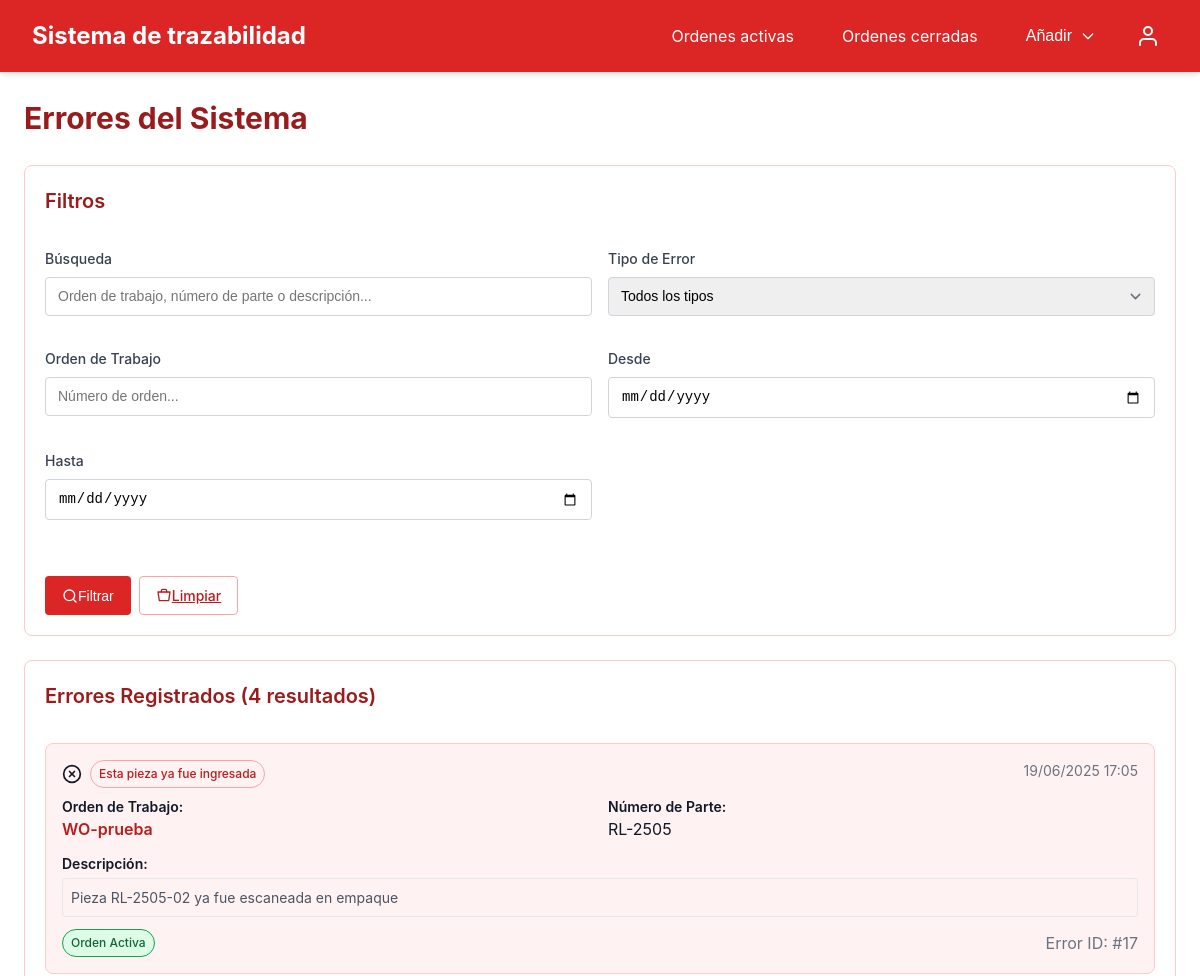
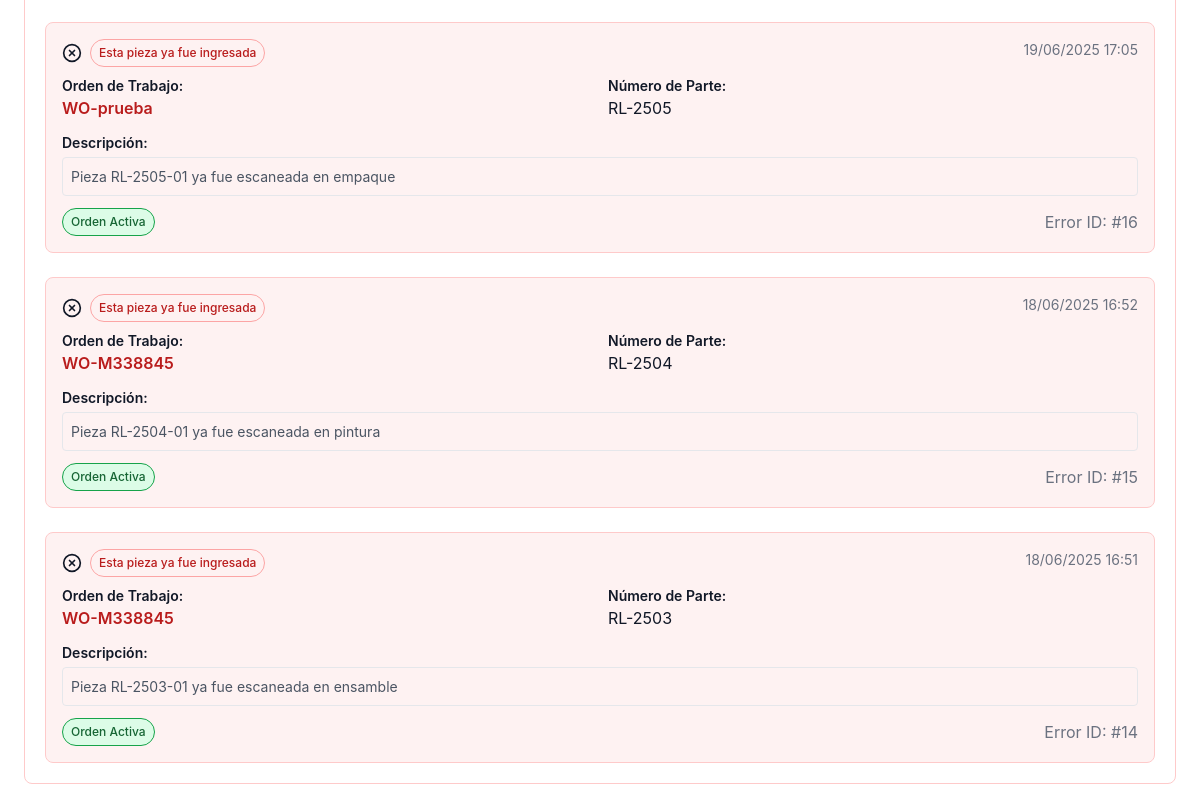
/errores/ (signed in), run on the app's committed database (2 pictures, top to bottom).
### system/models.py (models this page shows, shortened)
class Errors(models.Model):
    ERROR_CHOICES = [
        ('exceeded_limit', 'Excedió el límite de piezas en esta celda'),
        ('missing_parts', 'Faltan piezas en esta celda'),
        ('already_entered', 'Esta pieza ya fue ingresada'),
        ('wrong_work_order', 'Esta pieza no pertenece a esta orden de trabajo'),
        ('wrong_cell', 'Esta pieza no debería estar aún en esta celda'),
    ]
    workorders = models.ForeignKey(WorkOrders, on_delete=models.CASCADE, related_name='errors')
    items = models.ForeignKey(Items, on_delete=models.CASCADE, related_name='errors')
    error = models.CharField(max_length=20, choices=ERROR_CHOICES)
    pub_date = models.DateTimeField(default=timezone.now)
    description = models.TextField(blank=True)
    class Meta:
        verbose_name_plural = "Errors"

class WorkOrders(models.Model):
    number = models.CharField(max_length=100, db_index=True)
    status = models.BooleanField(default=True)  # active or closed
    cells = models.ManyToManyField(Cells, related_name='workOrderItems')
    pub_date = models.DateTimeField(default=timezone.now)
    closed_date = models.DateTimeField(null=True, blank=True)
    closedBy = models.ForeignKey(User, on_delete=models.SET_NULL, null=True, blank=True)
    current_stage = models.CharField(
        max_length=10,
        choices=[('ensamble', 'Ensamble'), ('pintura', 'Pintura'), ('empaque', 'Empaque')],
        default='ensamble'
    )
    class Meta:
        verbose_name_plural = "Work Orders"

class Items(models.Model):
    part_number = models.CharField(max_length=100, unique=True)
    cells = models.ManyToManyField(Cells, related_name='items')
    class Meta:
        verbose_name_plural = "Items"

### system/views.py (the view)
# urls.py: path('errores/', errors_view, name='errors'),
def errors_view(request):
    errors_list = Errors.objects.select_related('workorders', 'items').order_by('-pub_date')
    search_query = request.GET.get('search', '')
    error_type = request.GET.get('error_type', '')
    date_from = request.GET.get('date_from', '')
    date_to = request.GET.get('date_to', '')
    work_order_filter = request.GET.get('work_order', '')
    if search_query:
        errors_list = errors_list.filter(
            Q(workorders__number__icontains=search_query) |
            Q(items__part_number__icontains=search_query) |
            Q(description__icontains=search_query)
        )
    if error_type:
        errors_list = errors_list.filter(error=error_type)
    if work_order_filter:
        errors_list = errors_list.filter(workorders__number__icontains=work_order_filter)
    if date_from:
        try:
            date_from_parsed = datetime.strptime(date_from, '%Y-%m-%d')
            errors_list = errors_list.filter(pub_date__date__gte=date_from_parsed.date())
        except ValueError:
            pass
    if date_to:
        try:
            date_to_parsed = datetime.strptime(date_to, '%Y-%m-%d')
            errors_list = errors_list.filter(pub_date__date__lte=date_to_parsed.date())
        except ValueError:
            pass
    paginator = Paginator(errors_list, 20)  # 20 errores por página
    page_number = request.GET.get('page')
    page_obj = paginator.get_page(page_number)
    total_errors = errors_list.count()
    today_errors = errors_list.filter(pub_date__date=timezone.now().date()).count()
    week_errors = errors_list.filter(pub_date__date__gte=timezone.now().date() - timedelta(days=7)).count()
    error_types = Errors.ERROR_CHOICES
    active_work_orders = WorkOrders.objects.filter(status=True).order_by('number')
    context = {
        'page_obj': page_obj,
        'total_errors': total_errors,
        'today_errors': today_errors,
        'week_errors': week_errors,
        'error_types': error_types,
        'active_work_orders': active_work_orders,
        'search_query': search_query,
        'error_type': error_type,
        'date_from': date_from,
        'date_to': date_to,
        'work_order_filter': work_order_filter,
    }
    return render(request, 'system/errors.html', context)

### system/templates/system/errors.html (shortened to what this page needs)
{% extends 'system/base.html' %}
{% block content %}
<div class="space-y">
    <div class="flex justify-between items-center">
        <h1 class="page-title">Errores del Sistema</h1>
    </div>
    <div class="card">
        <div class="card-header">
            <h2 class="card-title">Filtros</h2>
        </div>
        <div class="card-content">
            <form method="GET" class="space-y">
                <div class="grid grid-cols-2 gap-4">
                    <div class="form-group">
                        <label for="search" class="form-label">Búsqueda</label>
                        <input type="text"
                               id="search"
                               name="search"
                               class="form-control"
                               placeholder="Orden de trabajo, número de parte o descripción..."
                               value="{{ search_query }}">
                    </div>
                    <div class="form-group">
                        <label for="error_type" class="form-label">Tipo de Error</label>
                        <select id="error_type" name="error_type" class="form-control form-select">
                            <option value="">Todos los tipos</option>
                        </select>
                    </div>
                    <div class="form-group">
                        <label for="work_order" class="form-label">Orden de Trabajo</label>
                        <input type="text"
                               id="work_order"
                               name="work_order"
                               class="form-control"
                               placeholder="Número de orden..."
                               value="{{ work_order_filter }}">
                    </div>
                    <div class="form-group">
                        <label for="date_from" class="form-label">Desde</label>
                        <input type="date"
                               id="date_from"
                               name="date_from"
                               class="form-control"
                               value="{{ date_from }}">
                    </div>
                    <div class="form-group">
                        <label for="date_to" class="form-label">Hasta</label>
                        <input type="date"
                               id="date_to"
                               name="date_to"
                               class="form-control"
                               value="{{ date_to }}">
                    </div>
                </div>
                <div class="flex gap-2 mt-4">
                    <button type="submit" class="btn btn-primary">
                        <svg xmlns="http://www.w3.org/2000/svg" width="16" height="16" viewBox="0 0 24 24" fill="none" stroke="currentColor" stroke-width="2" stroke-linecap="round" stroke-linejoin="round">
                            <circle cx="11" cy="11" r="8"></circle>
                            <path d="M21 21l-4.35-4.35"></path>
                        </svg>
                        Filtrar
                    </button>
                    <a href="{% url 'errors' %}" class="btn btn-outline">
                        <svg xmlns="http://www.w3.org/2000/svg" width="16" height="16" viewBox="0 0 24 24" fill="none" stroke="currentColor" stroke-width="2" stroke-linecap="round" stroke-linejoin="round">
                            <path d="M3 6h18l-2 13H5L3 6z"></path>
                            <path d="M8 6V4a2 2 0 0 1 2-2h4a2 2 0 0 1 2 2v2"></path>
                        </svg>
                        Limpiar
                    </a>
                </div>
            </form>
        </div>
    </div>
    <div class="card">
        <div class="card-header">
            <h2 class="card-title">
                Errores Registrados
                {% if page_obj.paginator.count %}
                    ({{ page_obj.paginator.count }} resultado{% if page_obj.paginator.count != 1 %}s{% endif %})
                {% endif %}
            </h2>
        </div>
        <div class="card-content">
            {% if page_obj %}
                <div class="space-y">
                    {% for error in page_obj %}
                        <div class="border border-red-200 rounded-lg p-4 bg-red-50">
                            <div class="flex justify-between items-start mb-2">
                                <div class="flex items-center gap-2">
                                    <span class="badge badge-outline">{{ error.get_error_display }}</span>
                                </div>
                                <div class="text-sm text-gray-500">
                                    {{ error.pub_date|date:"d/m/Y H:i" }}
                                </div>
                            </div>
                            <div class="grid grid-cols-2 gap-4 mb-3">
                                <div>
                                    <div class="text-sm font-semibold text-gray-700">Orden de Trabajo:</div>
                                    <div class="text-red-700 font-semibold">WO-{{ error.workorders.number }}</div>
                                </div>
                                <div>
                                    <div class="text-sm font-semibold text-gray-700">Número de Parte:</div>
                                    <div class="text-gray-900">{{ error.items.part_number }}</div>
                                </div>
                            </div>
                            {% if error.description %}
                                <div class="mt-3">
                                    <div class="text-sm font-semibold text-gray-700 mb-1">Descripción:</div>
                                    <div class="text-gray-600 text-sm bg-white p-2 rounded border">
                                        {{ error.description }}
                                    </div>
                                </div>
                            {% endif %}
                            <div class="mt-3 flex justify-between items-center">
                                <div class="flex gap-2">
                                    <span class="badge {% if error.workorders.status %}badge-success{% else %}badge-neutral{% endif %}">
                                        {% if error.workorders.status %}Orden Activa{% else %}Orden Cerrada{% endif %}
                                    </span>
                                </div>
                                <div class="text-xs text-gray-500">
                                    Error ID: #{{ error.id }}
                                </div>
                            </div>
                        </div>
                    {% endfor %}
                </div>
            {% endif %}
        </div>
    </div>
</div>
{% endblock %}

### system/templates/system/base.html (shortened to what this page needs)
{% load static %}
<!DOCTYPE html>
<html lang="en">
<head>
</head>
<body>
    <div class="min-h-screen">
        <nav class="navbar">
            <div class="container navbar-container">
                <a href="{% url 'activeWorkOrders' %}" style="text-decoration: none; color: white;"><h1 class="navbar-title">Sistema de trazabilidad</h1></a>
                <div class="flex items-center gap-4">
                    <div class="navbar-links">
                        <a href="{% url 'activeWorkOrders' %}" class="navbar-link {% if request.resolver_match.url_name == 'active_work_orders' %}active{% endif %}">
                            Ordenes activas
                        </a>
                        <a href="{% url 'closedWorkOrders' %}" class="navbar-link {% if request.resolver_match.url_name == 'closed_orders' %}active{% endif %}">
                            Ordenes cerradas
                        </a>
                         {% if user.groups.all %}
                          {% for grupo in user.groups.all %}
                              {% if grupo.name == 'admin' or grupo.name == 'ingenieros' %}
                                <div class="dropdown register-dropdown">
                                    <button id="register-dropdown-button" class="dropdown-button">
                                        Añadir
                                        <svg class="dropdown-arrow" xmlns="http://www.w3.org/2000/svg" fill="none" viewBox="0 0 24 24" stroke="currentColor">
                                            <path stroke-linecap="round" stroke-linejoin="round" stroke-width="2" d="M19 9l-7 7-7-7" />
                                        </svg>
                                    </button>
                                </div>
                              {% endif %}
                            {% endfor %}
                        {% endif %}
                            </div>
                    <div class="dropdown user-dropdown">
                        <button id="user-dropdown-button" class="user-icon">
                            <svg xmlns="http://www.w3.org/2000/svg" width="24" height="24" viewBox="0 0 24 24" fill="none" stroke="currentColor" stroke-width="2" stroke-linecap="round" stroke-linejoin="round">
                                <path d="M20 21v-2a4 4 0 0 0-4-4H8a4 4 0 0 0-4 4v2"></path>
                                <circle cx="12" cy="7" r="4"></circle>
                            </svg>
                        </button>
                    </div>
                </div>
            </div>
        </nav>
        <main class="container main-content">
            {% block content %}
            {% endblock %}
        </main>
    </div>
</body>
</html>

### data on the page
Errors: error "Esta pieza ya fue ingresada", pub_date "19/06/2025 17:05", workorders.number "prueba", items.part_number "RL-2505", description "Pieza RL-2505-02 ya fue escaneada en empaque", shows "Orden Activa", id "17"
Errors: error "Esta pieza ya fue ingresada", pub_date "19/06/2025 17:05", workorders.number "prueba", items.part_number "RL-2505", description "Pieza RL-2505-01 ya fue escaneada en empaque", shows "Orden Activa", id "16"
Errors: error "Esta pieza ya fue ingresada", pub_date "18/06/2025 16:52", workorders.number "M338845", items.part_number "RL-2504", description "Pieza RL-2504-01 ya fue escaneada en pintura", shows "Orden Activa", id "15"
Errors: error "Esta pieza ya fue ingresada", pub_date "18/06/2025 16:51", workorders.number "M338845", items.part_number "RL-2503", description "Pieza RL-2503-01 ya fue escaneada en ensamble", shows "Orden Activa", id "14"

### other printed values
{{ page_obj.paginator.count }} "4"
